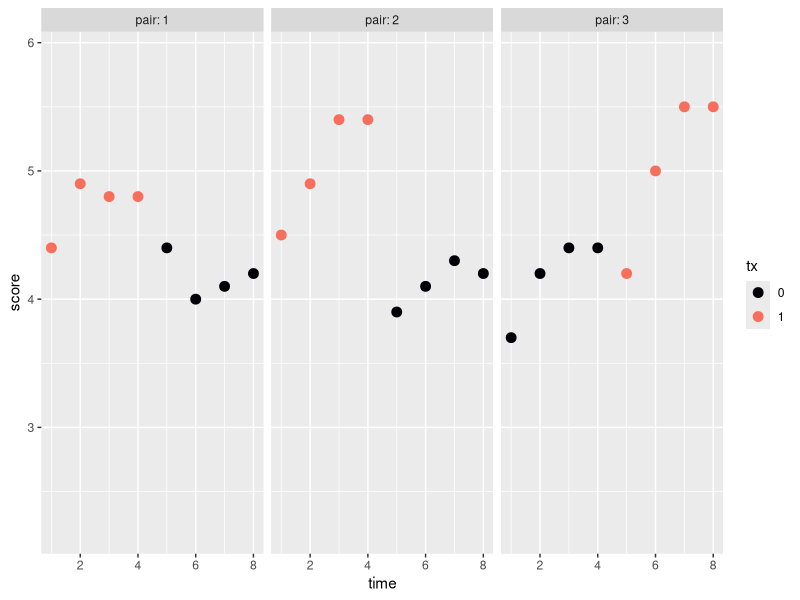
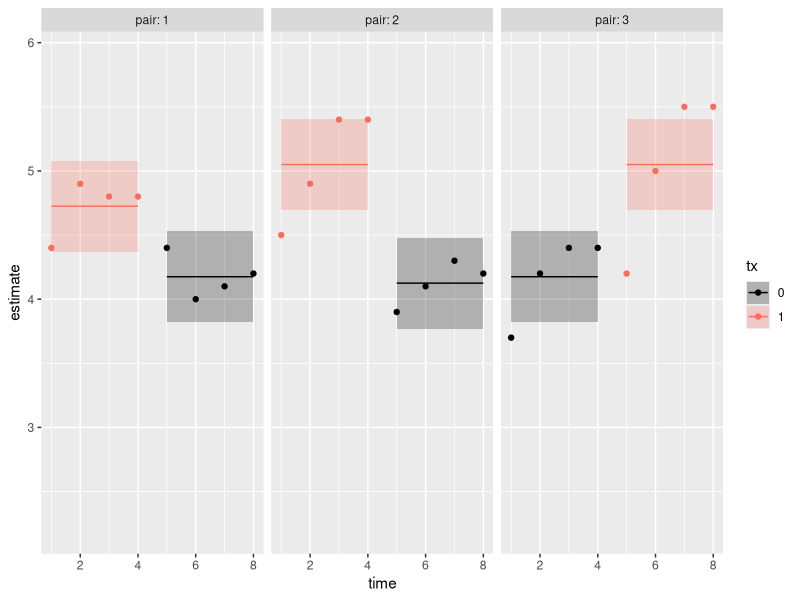

These figures' R source, in order:
## ---- chunk 1
library(tidyverse)
library(marginaleffects)
## ---- chunk 2
guyatt <- tibble(pair = rep(1:3, each = 4 * 2) %>% factor(),
       time = rep(1:8, times = 3),
       tx = rep(c(1:0, 1:0, 0:1), each = 4) %>% factor(),
       score = c(4.4, 4.9, 4.8, 4.8,
                 4.4, 4, 4.1, 4.2,
                 4.5, 4.9, 5.4, 5.4,
                 3.9, 4.1, 4.3, 4.2,
                 3.7, 4.2, 4.4, 4.4, 
                 4.2, 5, 5.5, 5.5)) 

# what?
head(guyatt)
## ---- chunk 3
guyatt %>% 
  mutate(tx = factor(tx)) %>% 
  
  ggplot(aes(x = time, y = score, color = tx)) +
  geom_point(size = 3) +
  scale_color_viridis_d(option = "A", end = .7) +
  ylim(2.2, 5.9) +
  facet_wrap(~ pair, labeller = label_both, nrow = 1)
## ---- chunk 4
guyatt %>% 
  group_by(pair, tx) %>% 
  summarise(m = mean(score),
            s = sd(score))
## ---- chunk 5
fit7.1 <- lm(
  data = guyatt,
  score ~ 1 + tx + pair + tx : pair
)

summary(fit7.1)
## ---- chunk 6
nd <- guyatt %>% 
  distinct(tx, pair)

predictions(fit7.1, newdata = nd)
## ---- chunk 7
predictions(fit7.1, newdata = guyatt) %>% 
  data.frame() %>% 
  
  ggplot(aes(x = time)) +
  geom_ribbon(aes(ymin = conf.low, ymax = conf.high, fill = tx),
              alpha = 1/4) +
  geom_line(aes(y = estimate, color = tx)) +
  geom_point(aes(y = score, color = tx)) +
  scale_fill_viridis_d(option = "A", end = .7) +
  scale_color_viridis_d(option = "A", end = .7) +
  coord_cartesian(xlim = c(1, 8),
                  ylim = c(2.2, 5.9)) +
  facet_wrap(~ pair, labeller = label_both, nrow = 1)
## ---- chunk 8
nd <- tibble(pair = factor(1:3))

comparisons(fit7.1, newdata = nd, variables = list(tx = "pairwise"))
## ---- chunk 9
avg_comparisons(fit7.1, 
                newdata = nd, 
                variables = list(tx = "pairwise"),
                # for t-distribution based inference and CIs
                df = insight::get_df(fit7.1))
## ---- chunk 10
sessionInfo()
